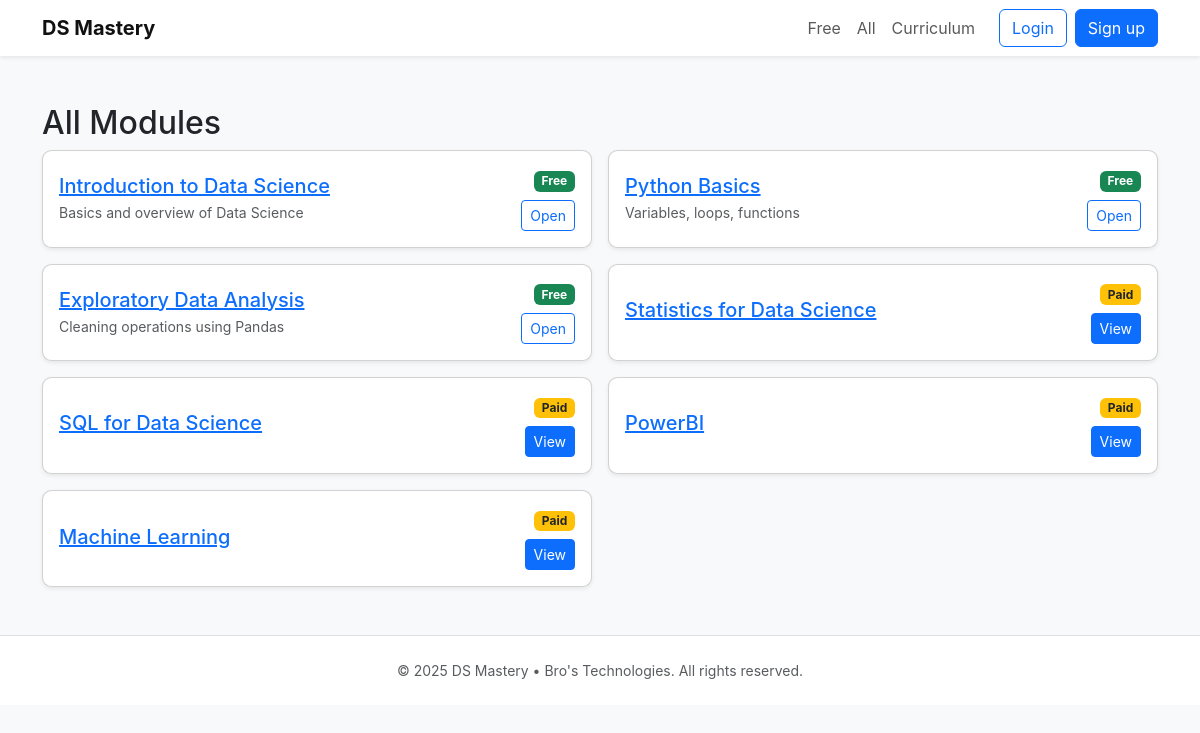
The page /modules on the database its author committed.
### app/models.py (models this page shows)
class Module(db.Model):
    id = db.Column(db.Integer, primary_key=True)
    slug = db.Column(db.String(150), unique=True, nullable=False)
    title = db.Column(db.String(200), nullable=False)
    description = db.Column(db.Text)
    is_free = db.Column(db.Boolean, default=False)
    content_html = db.Column(db.Text)
    order = db.Column(db.Integer, default=0)
    lessons = db.relationship("Lesson", back_populates="module", cascade="all, delete-orphan")

### app/main.py (the view)
@main_bp.route("/modules")
def modules_list():
    modules = Module.query.order_by(Module.order.asc(), Module.id.asc()).all()
    return render_template("free_list.html", modules=modules)

### app/__init__.py (called while the page is built)
def create_app():
    app = Flask(
        __name__,
        template_folder="templates",
        static_folder="static"
    )
    app.config.from_object(Config)
    db.init_app(app)
    login_manager.init_app(app)
    migrate.init_app(app, db)
    login_manager.login_view = "auth.login"   # if route is /auth/login
    login_manager.login_message_category = "info"
    from .auth import auth_bp
    from .main import main_bp
    from .payments import payments_bp
    from .admin_ui import admin_bp
    app.register_blueprint(auth_bp)
    app.register_blueprint(main_bp)
    app.register_blueprint(payments_bp)
    app.register_blueprint(admin_bp)  # URL prefix is inside admin_bp
    @app.context_processor
    def inject_globals():
        from datetime import datetime
        return {
            "current_year": datetime.now().year
        }
    return app

### app/templates/free_list.html (shortened to what this page needs)
{% extends "base.html" %}
{% block content %}
<h2>All Modules</h2>
<div class="row g-3">
  {% for m in modules %}
  <div class="col-md-6">
    <div class="card shadow-sm">
      <div class="card-body d-flex justify-content-between align-items-center">
        <div>
          <h5 class="mb-1"><a href="{{ url_for('main.module_page', slug=m.slug) }}">{{ m.title }}</a></h5>
          <div class="text-muted small">{{ m.description[:140] }}{% if m.description|length>140 %}...{% endif %}</div>
        </div>
        <div class="text-end">
          {% if m.is_free %}
            <span class="badge bg-success mb-2">Free</span><br>
            <a class="btn btn-sm btn-outline-primary" href="{{ url_for('main.module_page', slug=m.slug) }}">Open</a>
          {% else %}
            <span class="badge bg-warning text-dark mb-2">Paid</span><br>
            <a class="btn btn-sm btn-primary" href="{{ url_for('main.module_page', slug=m.slug) }}">View</a>
          {% endif %}
        </div>
      </div>
    </div>
  </div>
  {% endfor %}
</div>
{% endblock %}

### app/static/css/styles.css (style rules this page uses)
body { font-family: Inter, system-ui, -apple-system, "Segoe UI", Roboto, "Helvetica Neue", Arial; background: #f8f9fb; }
.card { border-radius: .6rem; }

### rows shown on the page
Module: title "Introduction to Data Science", description "Basics and overview of Data Science"
Module: title "Python Basics", description "Variables, loops, functions"
Module: title "Exploratory Data Analysis", description "Cleaning operations using Pandas"
Module: title "Statistics for Data Science"
Module: title "SQL for Data Science"
Module: title "PowerBI"
Module: title "Machine Learning"
